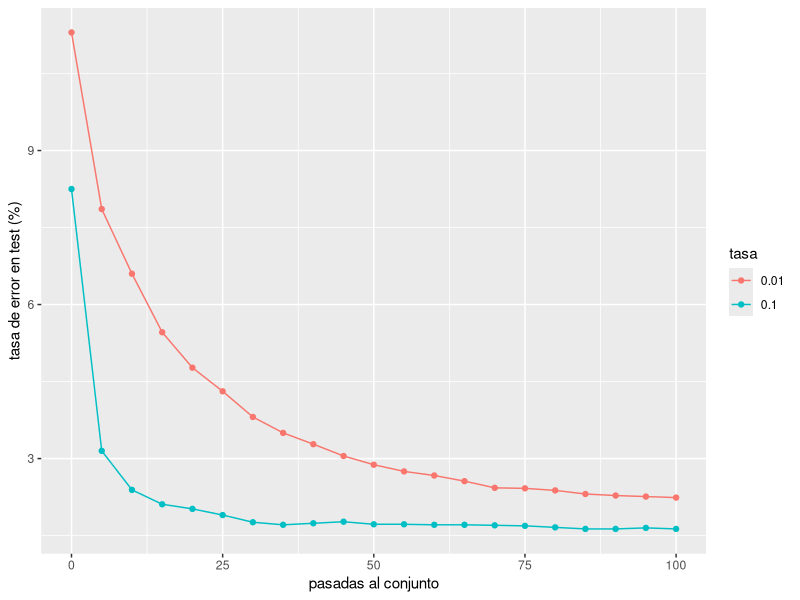

The R source for this figure:
library(ggplot2)
# Datos de 100 pasadas, cada 5
test0.01700 = c(11.3, 7.86, 6.6, 5.46, 4.77, 4.31, 3.81, 3.5, 3.28, 3.05, 2.88, 2.75, 2.67, 2.56, 2.43, 2.42, 2.38, 2.31, 2.28, 2.26, 2.24)
test0.1700 = c(8.25,3.15,2.39,2.11,2.02,1.9,1.76,1.71,1.74,1.77,1.72,1.72,1.71,1.71,1.7,1.69,1.66,1.63,1.63,1.65,1.63)
test0.1256 = c(7.57,3.24,2.39,2.21,2.16,2.02,1.96,1.92,1.96,1.97,1.96,1.91,1.89,1.85,1.86,1.83,1.81,1.81,1.83,1.83,1.82)
test0.05256eta0.05 = c(7.62,3.21,2.45,2.24,2.17,2.07,1.97,1.98,1.95,1.92,1.91,1.83,1.89,1.89,1.86,1.81,1.81,1.82,1.84,1.85,1.83)
test0.1256eta0.1 = c(6.22,2.51,2.24,2.01,1.92,1.81,1.75,1.74,1.75,1.8,1.8,1.75,1.74,1.73,1.74,1.7,1.73,1.75,1.73,1.74,1.72)
test0.1700eta0.1 = c(7.09,2.52,2.07,1.85,1.87,1.77,1.71,1.67,1.64,1.64,1.62,1.63,1.63,1.6,1.61,1.62,1.63,1.61,1.62,1.64,1.61)
X = seq(0,100,5)

P <- ggplot(NULL, aes(X))
P <- P + geom_point(aes(y = test0.1700, color="0.1")) + geom_line(aes(y = test0.1700, color="0.1"))
P <- P + geom_point(aes(y = test0.01700, color="0.01")) + geom_line(aes(y = test0.01700, color="0.01"))
P <- P + labs(color = 'tasa') + ylab('tasa de error en test (%)') + xlab('pasadas al conjunto')
P